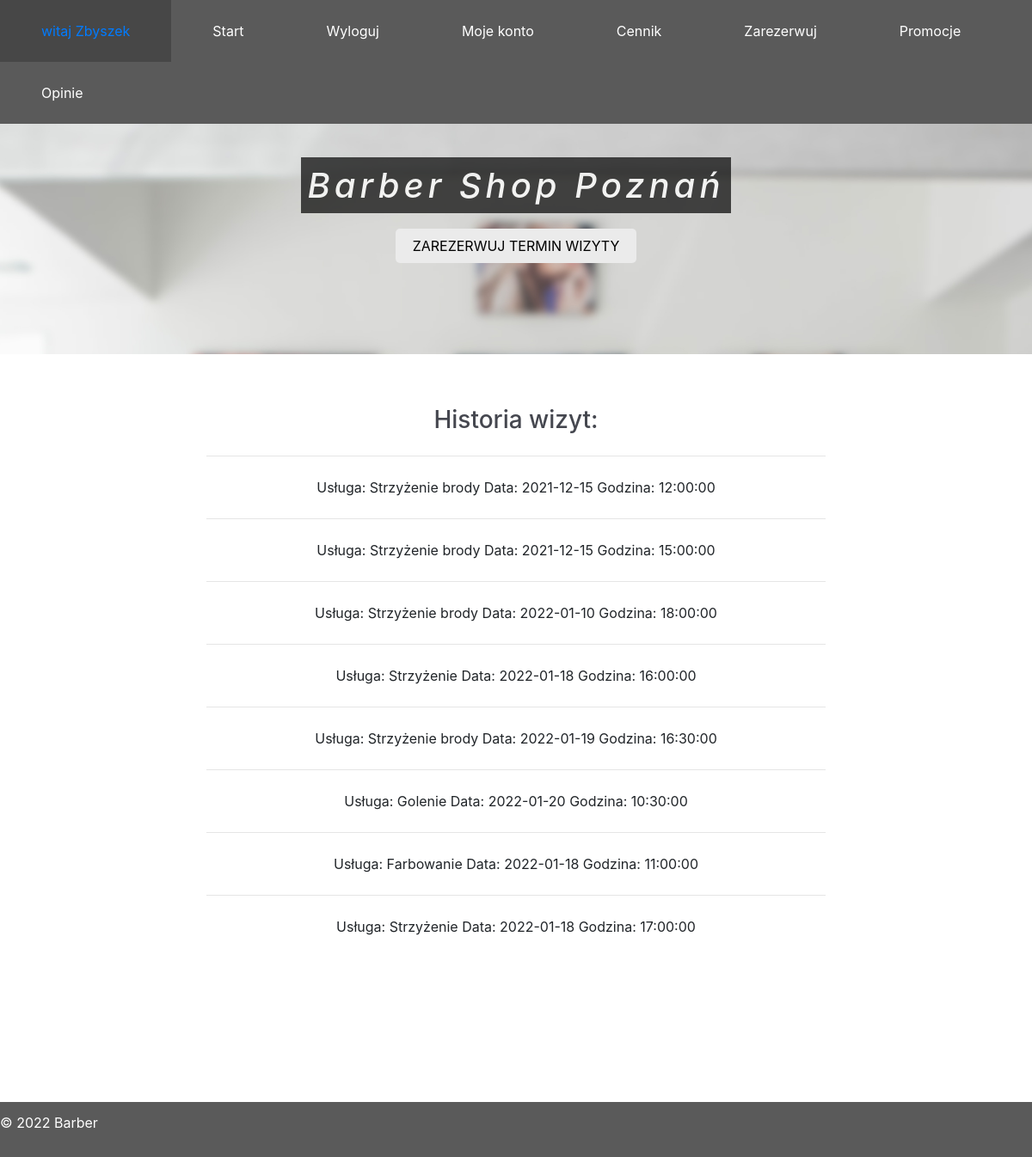
The app's page /arch.php (signed in) with its own data.
### tables this page shows
CREATE TABLE `reservation` (
  `ID_reservation` int(11) NOT NULL,
  `ID_uslugi` int(11) NOT NULL,
  `ID_os` int(11) NOT NULL,
  `ID_emp` int(11) NOT NULL,
  `Data` date NOT NULL,
  `Godzina` time NOT NULL,
  `Status` text NOT NULL
);

CREATE TABLE `uslugi` (
  `ID_uslugi` int(11) NOT NULL,
  `Usluga` text NOT NULL,
  `Cena` int(11) NOT NULL
);

### arch.php (the view, shortened to what this page needs)
<!DOCTYPE html>
<html>
<head>
<link rel="stylesheet" href="style/style.css">
<link href="css/bootstrap-4.3.1.css" rel="stylesheet">
<link href='https://code.ionicframework.com/ionicons/2.0.1/css/ionicons.min.css' rel='stylesheet' type='text/css'>
<link rel="stylesheet" href="https://cdnjs.cloudflare.com/ajax/libs/normalize/5.0.0/normalize.min.css">
</head>
<body>
<div class="menu-container">
  <div class="menu">
    <ul>
      <li><a href="#">
        <?php
        echo( "witaj " . $_SESSION[ 'Imie' ] );
        ?>
        </a></li>
      <li><a href="index.php">Start</a></li>
      <li> <a href="logout.php">Wyloguj</a></li>
      <li><a href="user.php">Moje konto</a>
      </li>
      <li><a href="home.php#price_listA">Cennik</a></li>
      <li><a href="rezerwacja.php">Zarezerwuj</a></li>
      <li><a href="home.php#promo">Promocje</a></li>
      <li><a href="home.php#opinie">Opinie</a></li>
    </ul>
  </div>
</div>
<section class="banner_user">
  <div class="container center-text">
    <h1 style="line-height: 130%; ">
      <mark id="mark_top">Barber Shop Poznań </mark>
    </h1>
    <a class="button button-light" href="rezerwacja.php">Zarezerwuj termin wizyty</a> </div>
</section>
<div class="arch_info">
  <h3>Historia wizyt:</h3>
  <?php
  require_once "connect.php";
  try {
    $polaczenie = mysqli_connect( $host, $db_user, $db_password, $db_name );
    if ( $polaczenie->connect_errno != 0 ) {
      throw new Exception( mysqli_connect_errno() );
    } else {
      $wyswietl = $polaczenie->query( "SELECT Usluga, Data, Godzina FROM reservation INNER JOIN uslugi ON reservation.ID_uslugi = uslugi.ID_uslugi WHERE ID_os='$_SESSION[ID_os]'" );
      if ( !$wyswietl ) throw new Exception( $polaczenie->error );
      else {
        while ( $row = mysqli_fetch_row( $wyswietl ) ) {
          echo( "<hr class='my-4'> <p>Usługa: " );
          echo( $row[ 0 ] );
          echo( "    Data:  " );
          echo( "$row[1]" );
          echo( "    Godzina:  " );
          echo( $row[ 2 ] );
          echo( "</p></hr>" );
        }
      }
    }
  } catch ( Exception $e ) {
    echo '<span style="color:red;">Błąd serwera! </span>';
    echo '<br />Informacja developerska: ' . $e;
  }
  ?>
</div>
<footer class="site-footer" style="margin-top: 16%;">
  <p>&copy; 2022 Barber </p>
</footer>
</body>
</html>

### style/style.css (style rules this page uses)
html, body, div, span, applet, object, iframe, h1, h2, h3, h4, h5, h6, p, blockquote, pre, a, abbr, acronym, address, big, cite, code, del, dfn, em, img, ins, kbd, q, s, samp, small, strike, strong, sub, sup, tt, var, b, u, i, center, dl, dt, dd, ol, ul, li, fieldset, form, label, legend, table, caption, tbody, tfoot, thead, tr, th, td, article, aside, canvas, details, embed, figure, figcaption, footer, header, hgroup, menu, nav, output, ruby, section, summary, time, mark, audio, video { margin: 0; padding: 0; border: 0; font-size: 100%; font: inherit; vertical-align: baseline; }
article, aside, details, figcaption, figure, footer, header, hgroup, menu, nav, section { display: block; }
body { line-height: 1; }
ol, ul { list-style: none; }
html { scroll-behavior: smooth; }
body { font-family: Arial, Helvetica, sans-serif; color: #7F8C8D; line-height: 1.7; height: 100%; }
p { margin-top: 6px; }
h2, h3, h4, label { color: #45474F; }
h1 { font-size: 54px; line-height: 1.2; }
h1, h3, h4, strong { font-weight: 600; }
h3 { font-size: 18px; }
section { clear: both; padding: 90px 0; overflow: auto; }
.container { max-width: 100%; margin-left: auto; margin-right: auto; height: auto !important; min-height: 100%; margin-top: 100px; }
.center-text { text-align: center; }
.button { display: inline-block; padding: 8px 20px; margin: 16px 0; text-decoration: none; text-transform: uppercase; border: none; border-radius: 5px; }
.button-light { background: #EBEBEB; color: black; }
.site-footer { background: #5a5a5a; color: #FFFFFF; padding: 1% 0 1% 0; }
a { text-decoration: none; }
#mark_top { background-color: black; color: #FFFFFF; opacity: 70%; font-style: italic; letter-spacing: 5px; }
.arch_info { padding-top: 5%; width: 60%; margin-left: auto; margin-right: auto; text-align: center; }
.banner_user { color: rgb(0, 0, 0); background: url("../img/salon.jpg") center; background-size: cover; background-repeat: no-repeat; background-position: center; background-attachment: fixed; }
.menu a { color: white; }
.menu-container { width: 100%; margin: 0 auto; background: #5a5a5a; position: fixed; z-index: 9; }
.menu-dropdown-icon:before { content: "\f489"; font-family: "Ionicons"; display: none; cursor: pointer; float: right; padding: 1.5em 2em; background: #5a5a5a; color: #333; }
.menu > ul { margin: 0 auto; width: 100%; list-style: none; padding: 0; position: relative; box-sizing: border-box; }
.menu > ul:before, .menu > ul:after { content: ""; display: table; }
.menu > ul:after { clear: both; }
.menu > ul > li { float: left; background: #5a5a5a; padding: 0; margin: 0; }
.menu > ul > li a { text-decoration: none; padding: 1.5em 3em; display: block; }

### records on screen
reservation: ID_uslugi.Usluga "Strzyżenie brody", Data "2021-12-15", Godzina "12:00:00"
reservation: ID_uslugi.Usluga "Strzyżenie brody", Data "2021-12-15", Godzina "15:00:00"
reservation: ID_uslugi.Usluga "Strzyżenie brody", Data "2022-01-10", Godzina "18:00:00"
reservation: ID_uslugi.Usluga "Strzyżenie", Data "2022-01-18", Godzina "16:00:00"
reservation: ID_uslugi.Usluga "Strzyżenie brody", Data "2022-01-19", Godzina "16:30:00"
reservation: ID_uslugi.Usluga "Golenie", Data "2022-01-20", Godzina "10:30:00"
reservation: ID_uslugi.Usluga "Farbowanie", Data "2022-01-18", Godzina "11:00:00"
reservation: ID_uslugi.Usluga "Strzyżenie", Data "2022-01-18", Godzina "17:00:00"

### other values on screen
$_SESSION[ 'Imie' ] "Zbyszek"
